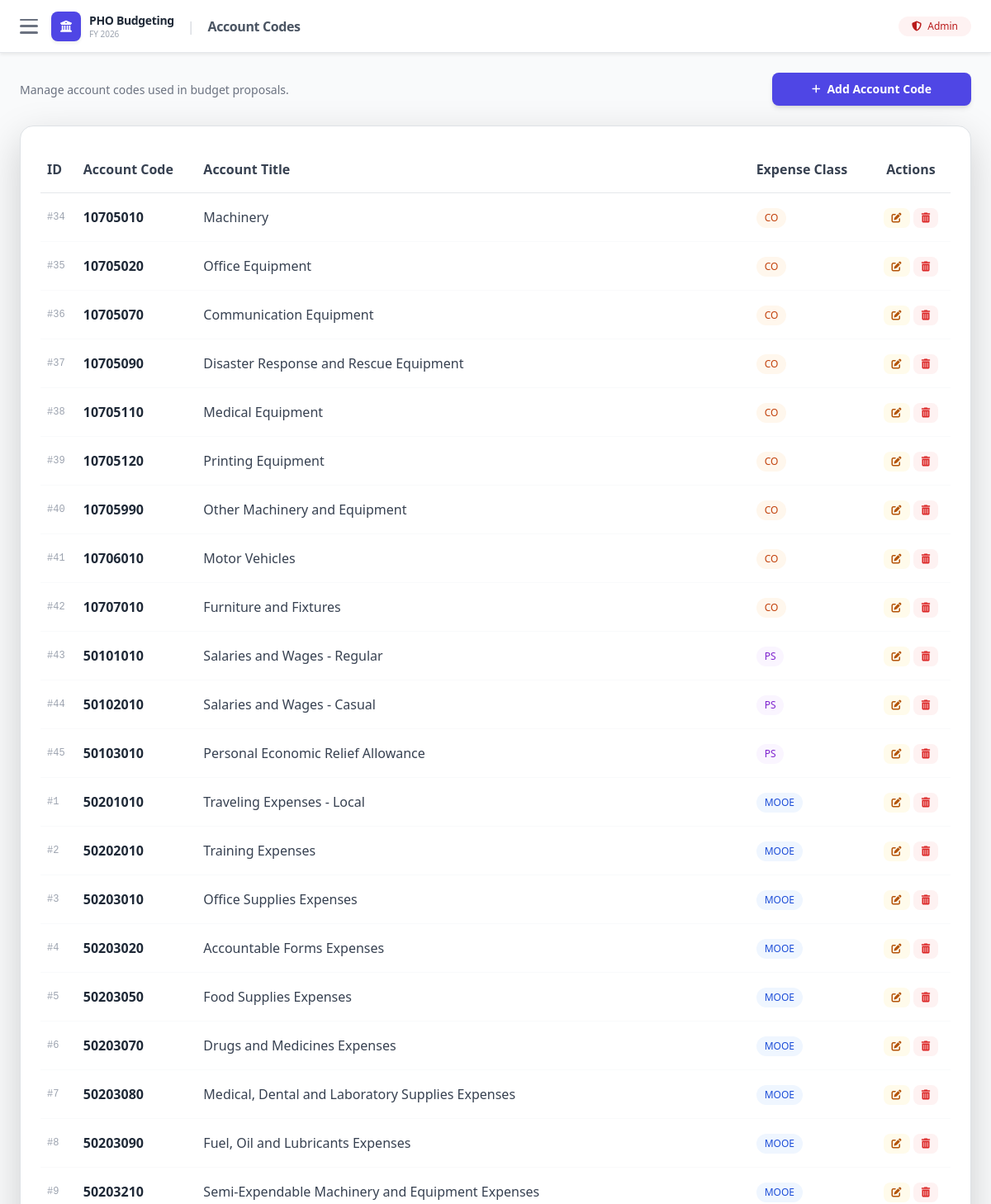
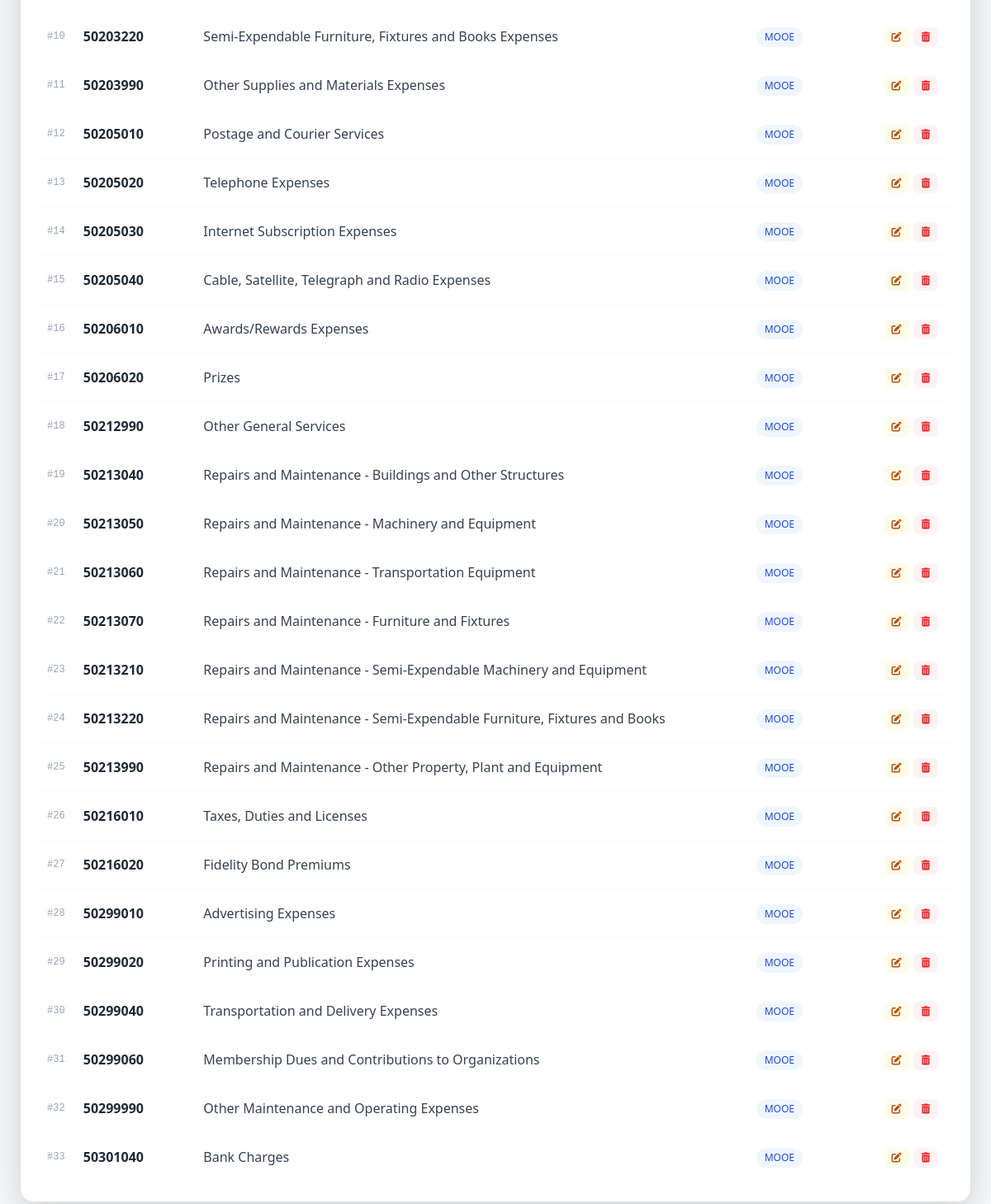
Page /master/account_codes.php on the committed database (2 pictures, top to bottom).
### tables this page shows
CREATE TABLE `tbl_account_codes` (
  `id`            INT UNSIGNED                NOT NULL AUTO_INCREMENT,
  `account_code`  VARCHAR(50)                 NOT NULL,
  `account_title` VARCHAR(255)                NOT NULL,
  `expense_class` ENUM('MOOE','CO','PS')      NOT NULL,
  `created_at`    DATETIME                    NOT NULL DEFAULT CURRENT_TIMESTAMP,
  `updated_at`    DATETIME                    NOT NULL DEFAULT CURRENT_TIMESTAMP ON UPDATE CURRENT_TIMESTAMP,
  PRIMARY KEY (`id`),
  UNIQUE KEY `uq_account_code` (`account_code`)
);

### config.php (called while the page is built, shortened)
<?php
function getConnection(): PDO
{
    static $pdo = null;
    if ($pdo === null) {
        $dsn = "mysql:host=" . DB_HOST . ";dbname=" . DB_NAME . ";charset=" . DB_CHARSET;
        $pdo = new PDO($dsn, DB_USER, DB_PASS, [
            PDO::ATTR_ERRMODE            => PDO::ERRMODE_EXCEPTION,
            PDO::ATTR_DEFAULT_FETCH_MODE => PDO::FETCH_ASSOC,
            PDO::ATTR_EMULATE_PREPARES   => false,
        ]);
    }
    return $pdo;
}
function e(?string $v): string
{
    return htmlspecialchars($v ?? '', ENT_QUOTES, 'UTF-8');
}

### master/account_codes.php (the view, shortened to what this page needs)
<?php
require_once __DIR__ . '/../config.php';
try {
    $rows = getConnection()->query("SELECT * FROM tbl_account_codes ORDER BY account_code")->fetchAll();
} catch (PDOException $e) {
    $rows = [];
}
require_once __DIR__ . '/../includes/header.php';
?>
<div class="flex flex-col sm:flex-row sm:items-center sm:justify-between gap-4 mb-6">
    <div>
        <p class="text-sm text-gray-500 mt-0.5">Manage account codes used in budget proposals.</p>
    </div>
    <button onclick="openModal()" class="inline-flex items-center gap-2 px-5 py-2.5 rounded-lg bg-brand-600 text-white text-sm font-semibold hover:bg-brand-700 transition shadow-md whitespace-nowrap">
        <i class="fa-solid fa-plus text-xs"></i> Add Account Code
    </button>
</div>
<div class="bg-white rounded-2xl shadow-lg border border-gray-100 overflow-hidden">
    <div class="px-6 py-6 overflow-x-auto">
        <table id="dataTable" class="w-full text-left" style="min-width:700px">
            <thead>
                <tr class="border-b border-gray-200">
                    <th class="py-3 px-2">ID</th>
                    <th class="py-3 px-2">Account Code</th>
                    <th class="py-3 px-2">Account Title</th>
                    <th class="py-3 px-2">Expense Class</th>
                    <th class="py-3 px-2 text-center">Actions</th>
                </tr>
            </thead>
            <tbody>
                <?php foreach ($rows as $r): ?>
                <tr class="border-b border-gray-50">
                    <td class="py-3 px-2 font-mono text-xs text-gray-400">#<?= (int)$r['id'] ?></td>
                    <td class="py-3 px-2 font-semibold text-gray-800"><?= e($r['account_code']) ?></td>
                    <td class="py-3 px-2 text-gray-700"><?= e($r['account_title']) ?></td>
                    <td class="py-3 px-2">
                        <?php
                        $cls = match($r['expense_class']) {
                            'MOOE' => 'bg-blue-50 text-blue-700',
                            'CO'   => 'bg-orange-50 text-orange-700',
                            'PS'   => 'bg-purple-50 text-purple-700',
                            default => 'bg-gray-50 text-gray-700',
                        };
                        ?>
                        <span class="inline-block <?= $cls ?> text-xs font-medium px-2.5 py-1 rounded-full"><?= e($r['expense_class']) ?></span>
                    </td>
                    <td class="py-3 px-2 text-center whitespace-nowrap">
                        <button onclick='openModal(<?= json_encode($r) ?>)' class="inline-flex items-center gap-1 px-2.5 py-1.5 rounded-lg bg-amber-50 text-amber-700 text-xs font-medium hover:bg-amber-100 transition"><i class="fa-solid fa-pen-to-square"></i></button>
                        <button onclick="deleteRow(<?= (int)$r['id'] ?>)" class="inline-flex items-center gap-1 px-2.5 py-1.5 rounded-lg bg-red-50 text-red-600 text-xs font-medium hover:bg-red-100 transition"><i class="fa-solid fa-trash-can"></i></button>
                    </td>
                </tr>
                <?php endforeach; ?>
            </tbody>
        </table>
    </div>
</div>
<?php require_once __DIR__ . '/../includes/footer.php'; ?>

### rows in the picture
tbl_account_codes: id "34", account_code "10705010", account_title "Machinery", expense_class "CO"
tbl_account_codes: id "35", account_code "10705020", account_title "Office Equipment", expense_class "CO"
tbl_account_codes: id "36", account_code "10705070", account_title "Communication Equipment", expense_class "CO"
tbl_account_codes: id "37", account_code "10705090", account_title "Disaster Response and Rescue Equipment", expense_class "CO"
tbl_account_codes: id "38", account_code "10705110", account_title "Medical Equipment", expense_class "CO"
tbl_account_codes: id "39", account_code "10705120", account_title "Printing Equipment", expense_class "CO"
tbl_account_codes: id "40", account_code "10705990", account_title "Other Machinery and Equipment", expense_class "CO"
tbl_account_codes: id "41", account_code "10706010", account_title "Motor Vehicles", expense_class "CO"
tbl_account_codes: id "42", account_code "10707010", account_title "Furniture and Fixtures", expense_class "CO"
tbl_account_codes: id "43", account_code "50101010", account_title "Salaries and Wages - Regular", expense_class "PS"
tbl_account_codes: id "44", account_code "50102010", account_title "Salaries and Wages - Casual", expense_class "PS"
tbl_account_codes: id "45", account_code "50103010", account_title "Personal Economic Relief Allowance", expense_class "PS"
tbl_account_codes: id "1", account_code "50201010", account_title "Traveling Expenses - Local", expense_class "MOOE"
tbl_account_codes: id "2", account_code "50202010", account_title "Training Expenses", expense_class "MOOE"
tbl_account_codes: id "3", account_code "50203010", account_title "Office Supplies Expenses", expense_class "MOOE"
tbl_account_codes: id "4", account_code "50203020", account_title "Accountable Forms Expenses", expense_class "MOOE"
tbl_account_codes: id "5", account_code "50203050", account_title "Food Supplies Expenses", expense_class "MOOE"
tbl_account_codes: id "6", account_code "50203070", account_title "Drugs and Medicines Expenses", expense_class "MOOE"
tbl_account_codes: id "7", account_code "50203080", account_title "Medical, Dental and Laboratory Supplies Expenses", expense_class "MOOE"
tbl_account_codes: id "8", account_code "50203090", account_title "Fuel, Oil and Lubricants Expenses", expense_class "MOOE"
tbl_account_codes: id "9", account_code "50203210", account_title "Semi-Expendable Machinery and Equipment Expenses", expense_class "MOOE"
tbl_account_codes: id "10", account_code "50203220", account_title "Semi-Expendable Furniture, Fixtures and Books Expenses", expense_class "MOOE"
tbl_account_codes: id "11", account_code "50203990", account_title "Other Supplies and Materials Expenses", expense_class "MOOE"
tbl_account_codes: id "12", account_code "50205010", account_title "Postage and Courier Services", expense_class "MOOE"
tbl_account_codes: id "13", account_code "50205020", account_title "Telephone Expenses", expense_class "MOOE"
tbl_account_codes: id "14", account_code "50205030", account_title "Internet Subscription Expenses", expense_class "MOOE"
tbl_account_codes: id "15", account_code "50205040", account_title "Cable, Satellite, Telegraph and Radio Expenses", expense_class "MOOE"
tbl_account_codes: id "16", account_code "50206010", account_title "Awards/Rewards Expenses", expense_class "MOOE"
tbl_account_codes: id "17", account_code "50206020", account_title "Prizes", expense_class "MOOE"
tbl_account_codes: id "18", account_code "50212990", account_title "Other General Services", expense_class "MOOE"
tbl_account_codes: id "19", account_code "50213040", account_title "Repairs and Maintenance - Buildings and Other Structures", expense_class "MOOE"
tbl_account_codes: id "20", account_code "50213050", account_title "Repairs and Maintenance - Machinery and Equipment", expense_class "MOOE"
tbl_account_codes: id "21", account_code "50213060", account_title "Repairs and Maintenance - Transportation Equipment", expense_class "MOOE"
tbl_account_codes: id "22", account_code "50213070", account_title "Repairs and Maintenance - Furniture and Fixtures", expense_class "MOOE"
tbl_account_codes: id "23", account_code "50213210", account_title "Repairs and Maintenance - Semi-Expendable Machinery and Equipment", expense_class "MOOE"
tbl_account_codes: id "24", account_code "50213220", account_title "Repairs and Maintenance - Semi-Expendable Furniture, Fixtures and Books", expense_class "MOOE"
tbl_account_codes: id "25", account_code "50213990", account_title "Repairs and Maintenance - Other Property, Plant and Equipment", expense_class "MOOE"
tbl_account_codes: id "26", account_code "50216010", account_title "Taxes, Duties and Licenses", expense_class "MOOE"
tbl_account_codes: id "27", account_code "50216020", account_title "Fidelity Bond Premiums", expense_class "MOOE"
tbl_account_codes: id "28", account_code "50299010", account_title "Advertising Expenses", expense_class "MOOE"
tbl_account_codes: id "29", account_code "50299020", account_title "Printing and Publication Expenses", expense_class "MOOE"
tbl_account_codes: id "30", account_code "50299040", account_title "Transportation and Delivery Expenses", expense_class "MOOE"
tbl_account_codes: id "31", account_code "50299060", account_title "Membership Dues and Contributions to Organizations", expense_class "MOOE"
tbl_account_codes: id "32", account_code "50299990", account_title "Other Maintenance and Operating Expenses", expense_class "MOOE"
tbl_account_codes: id "33", account_code "50301040", account_title "Bank Charges", expense_class "MOOE"

### other values in the picture
$pageTitle "Account Codes"
